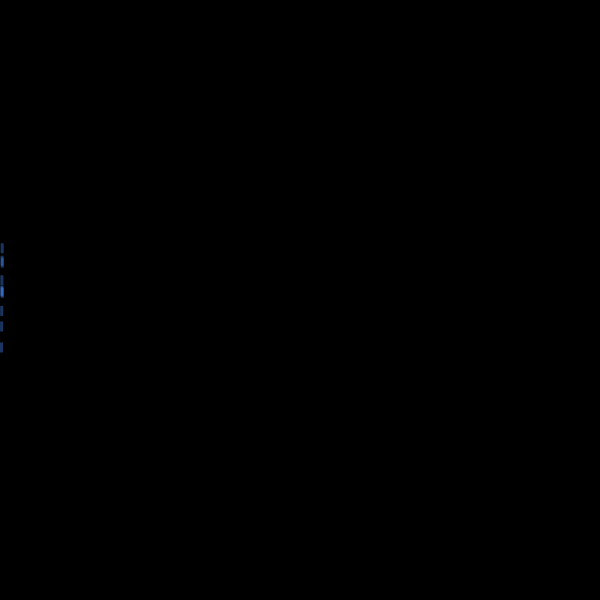
Frame 1 (no input)
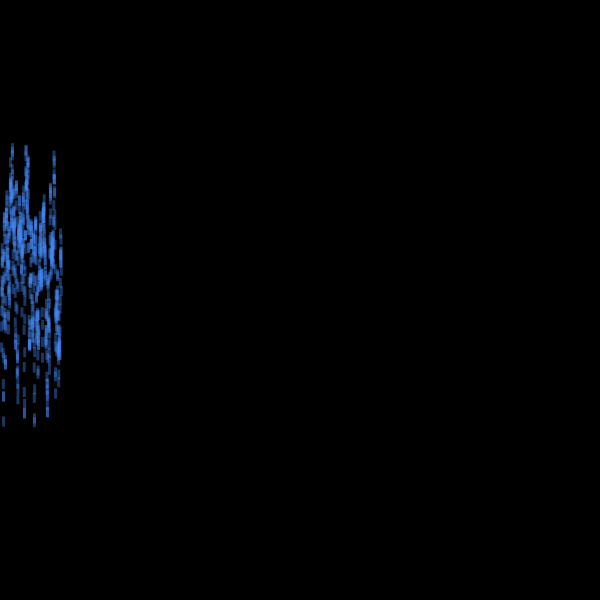
Frame 60 (the mouse pressed at the canvas centre just before this capture)
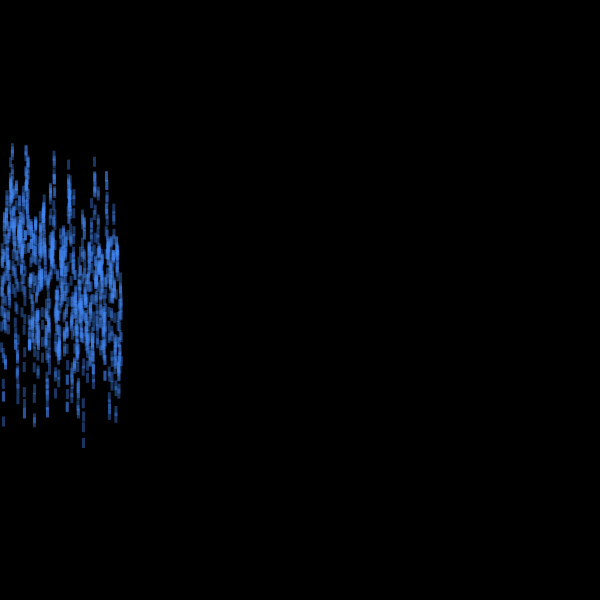
Frame 120 (the mouse held since frame 60 and released just before this capture)

The Processing sketch that drew these frames (run headless with seeded random() and noise(); from frame 60 on, the mouse is pressed at the canvas centre):

// Processing sketch: ngraph
// ── ngraph.pde

float x=0;
void setup(){
  size(600,600);
  background(0);
  
}

void draw(){
  noStroke();
  fill(66,134,244,100);
  for(int i=0;i<10;i++){
  float y=map(noise(x),0,1,100,500);
  rect(x,y,3,10);
  x+=0.1;
  }
}
